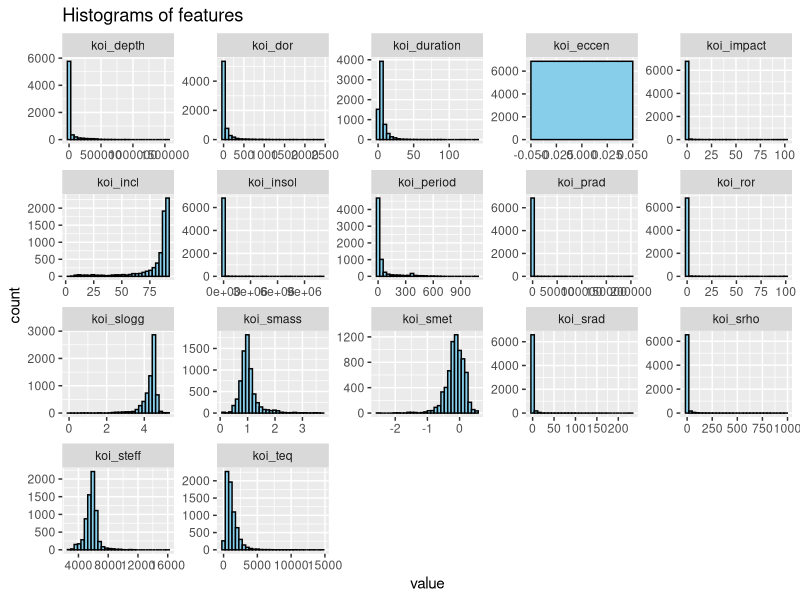
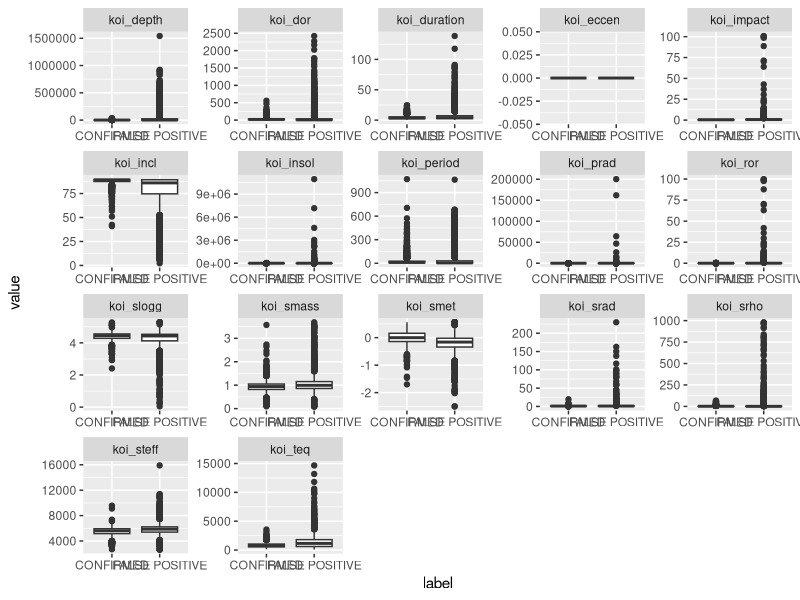
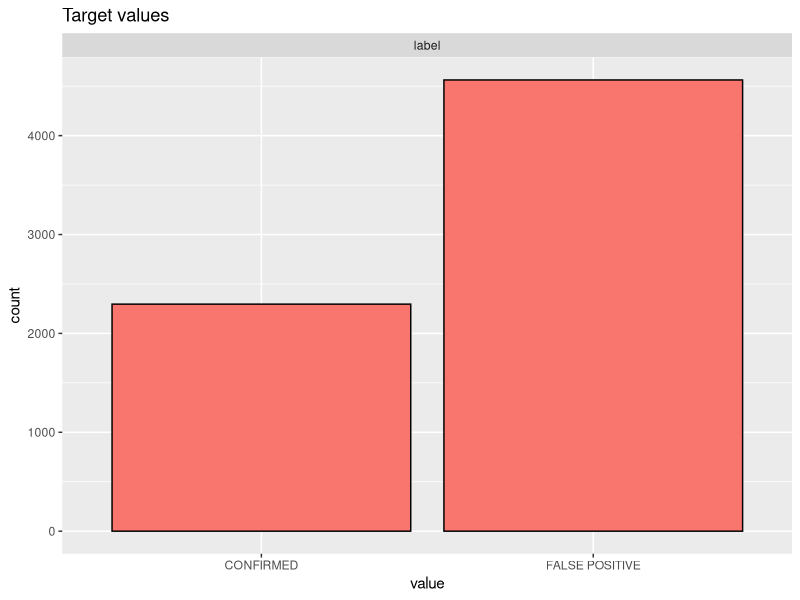

Reproduce these figures in R, in order.
## ---- chunk 1
suppressMessages(library(dplyr))
suppressMessages(library(tidyr))
suppressMessages(library(ggplot2))
suppressMessages(library(randomForest))
## ---- chunk 2
set.seed(101)
df <- read.csv('data/kepler.csv', stringsAsFactors = TRUE)
dim(df)
summary(df)
## ---- chunk 3
colSums(is.na(df))
## ---- chunk 4
df %>% select(-label) %>%
  gather(key = "variable", value = "value") %>%
  ggplot(aes(x = value)) +
  facet_wrap(~ variable, scales = "free") +
  geom_histogram(bins = 30, color = "black", fill = "skyblue") +
  labs(title = "Histograms of features")
## ---- chunk 5
df %>%
  gather(key = "variable", value = "value", -label) %>%
  ggplot(aes(x = label, y = value)) +
  facet_wrap(~ variable, scales = "free") +
  geom_boxplot()
## ---- chunk 6
# Plot bar chart for target
df %>% select(label) %>%
  gather(key = "variable", value = "value") %>%
  ggplot(aes(x = value, fill = variable)) +
  facet_wrap(~ variable, scales = "free") +
  geom_bar(color = "black") +
  labs(title = "Target values") +
  theme(legend.position = "none")
## ---- chunk 7

TABLE <- list(
  model_name = c(),
  accuracy = c(), 
  precision = c(), 
  recall = c(), 
  f1 = c()
)

get_scores <- function(true, pred){
  # Confusion matrix components
  tp <- sum(pred == 1 & true == 1)  # True Positives
  tn <- sum(pred == 0 & true == 0)  # True Negatives
  fp <- sum(pred == 1 & true == 0)  # False Positives
  fn <- sum(pred == 0 & true == 1)  # False Negatives
  
  # Metrics
  accuracy <- (tp + tn) / length(true)
  precision <- tp / (tp + fp)
  recall <- tp / (tp + fn)
  f1 <- 2 * (precision * recall) / (precision + recall)
  
  # Print results
  cat("Accuracy:", accuracy, "\n")
  cat("Precision:", precision, "\n")
  cat("Recall:", recall, "\n")
  cat("F1-score:", f1, "\n")
  return (c(accuracy, precision, recall, f1))
}

save_scores <- function(model_name, results){
  TABLE$model_name <<- c(TABLE$model_name, model_name)
  TABLE$accuracy <<- c(TABLE$accuracy, results[1])
  TABLE$precision <<- c(TABLE$precision, results[2])
  TABLE$recall <<- c(TABLE$recall, results[3])
  TABLE$f1 <<- c(TABLE$f1, results[4])
}

see <- function(){
  return (data.frame(TABLE))
}
## ---- chunk 8
set.seed(42)
s <- sample(seq_len(nrow(df)), size = as.integer(0.7*nrow(df)))

# Train-Test Split
df$label <- factor(ifelse(df$label == "CONFIRMED", 1, 0))
df.train <- df[s, ]
df.test <- df[-s, ]
## ---- chunk 9
lg_model <- glm(label ~ ., data = df.train, family = "binomial")

prob <- as.numeric(predict(lg_model, df.test))
pred <- ifelse(prob > 0.5, 1, 0)
results <- get_scores(df.test$label, pred)
save_scores("Logistic Regression", results)
## ---- chunk 10
set.seed(42)

rf_model <- randomForest(label ~ ., data = df.train)

prob <- as.numeric(predict(rf_model, df.test, type = "prob")[,2])
pred <- ifelse(prob > 0.5, 1, 0)

results <- get_scores(df.test$label, pred)
save_scores("Random Forest", results)
## ---- chunk 11
see()
